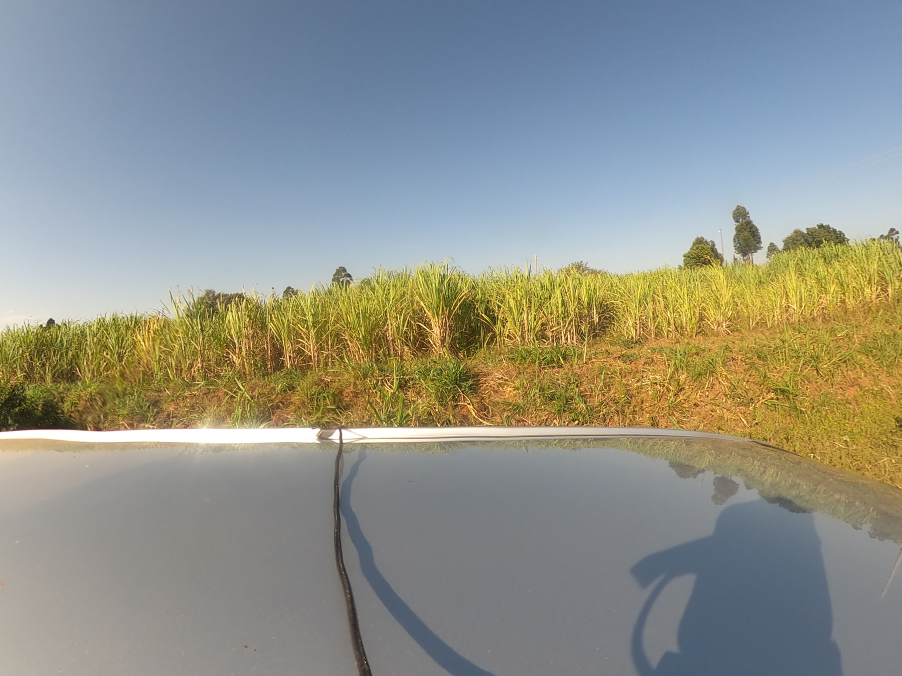
#> input picture example_images/GP__1312.JPG, 2704 x 2028 px (shown at 1/3 size)
$ jupyter execute --allow-errors disabling_autoshape.ipynb   (shell and % lines are left out)   (older library calls are emulated)
#> lines starting #> are read from the running program, lines starting #| are printed output that depends on the picture
### yolov5/utils/datasets.py
# Dataset utils and dataloaders

import glob
import logging
import math
import os
import random
import shutil
import time
from itertools import repeat
from multiprocessing.pool import ThreadPool
from pathlib import Path
from threading import Thread

import cv2
import numpy as np
import torch
import torch.nn.functional as F
from PIL import Image, ExifTags
from torch.utils.data import Dataset
from tqdm import tqdm

from utils.general import check_requirements, xyxy2xywh, xywh2xyxy, xywhn2xyxy, xyn2xy, segment2box, segments2boxes, \
    resample_segments, clean_str
from utils.torch_utils import torch_distributed_zero_first

# Parameters
help_url = 'https://github.com/ultralytics/yolov5/wiki/Train-Custom-Data'
img_formats = ['bmp', 'jpg', 'jpeg', 'png', 'tif', 'tiff', 'dng', 'webp', 'mpo']  # acceptable image suffixes
vid_formats = ['mov', 'avi', 'mp4', 'mpg', 'mpeg', 'm4v', 'wmv', 'mkv']  # acceptable video suffixes
logger = logging.getLogger(__name__)

# Get orientation exif tag
for orientation in ExifTags.TAGS.keys():
    if ExifTags.TAGS[orientation] == 'Orientation':
        break


def get_hash(files):
    # Returns a single hash value of a list of files
    return sum(os.path.getsize(f) for f in files if os.path.isfile(f))


# [42 lines left out: functions exif_size, create_dataloader, not called in this run]


class InfiniteDataLoader(torch.utils.data.dataloader.DataLoader):
    """ Dataloader that reuses workers

    Uses same syntax as vanilla DataLoader
    """

    # [4 lines left out: function __init__, not called in this run]

    def __len__(self):
        return len(self.batch_sampler.sampler)

    def __iter__(self):
        for i in range(len(self)):
            yield next(self.iterator)


class _RepeatSampler(object):
    """ Sampler that repeats forever

    Args:
        sampler (Sampler)
    """

    def __init__(self, sampler):
        self.sampler = sampler

    def __iter__(self):
        while True:
            yield from iter(self.sampler)


class LoadImages:  # for inference
    # [27 lines left out: function __init__, not called in this run]

    def __iter__(self):
        self.count = 0
        return self

    # [42 lines left out: functions __next__, new_video, not called in this run]

    def __len__(self):
        return self.nf  # number of files


class LoadWebcam:  # for inference
    # [13 lines left out: function __init__, not called in this run]

    def __iter__(self):
        self.count = -1
        return self

    # [34 lines left out: function __next__, not called in this run]

    def __len__(self):
        return 0


class LoadStreams:  # multiple IP or RTSP cameras
    # [53 lines left out: functions __init__, update, not called in this run]

    def __iter__(self):
        self.count = -1
        return self

    # [18 lines left out: function __next__, not called in this run]

    def __len__(self):
        return 0  # 1E12 frames = 32 streams at 30 FPS for 30 years


# [4 lines left out: function img2label_paths, not called in this run]


class LoadImagesAndLabels(Dataset):  # for training/testing
    # [163 lines left out: functions __init__, cache_labels, not called in this run]

    def __len__(self):
        return len(self.img_files)

    # [5 lines of commented-out code are left out]

    # [547 lines left out: functions __getitem__, collate_fn, collate_fn4, load_image, augment_hsv, hist_equalize and 11 more, not called in this run]

### yolov5/utils/plots.py
# Plotting utils

import glob
import math
import os
import random
from copy import copy
from pathlib import Path

import cv2
import matplotlib
import matplotlib.pyplot as plt
import numpy as np
import pandas as pd
import seaborn as sns
import torch
import yaml
from PIL import Image, ImageDraw, ImageFont

from utils.general import xywh2xyxy, xyxy2xywh
from utils.metrics import fitness

# Settings
matplotlib.rc('font', **{'size': 11})
matplotlib.use('Agg')  # for writing to files only


class Colors:
    # Ultralytics color palette https://ultralytics.com/
    def __init__(self):
        # hex = matplotlib.colors.TABLEAU_COLORS.values()
        hex = ('FF3838', 'FF9D97', 'FF701F', 'FFB21D', 'CFD231', '48F90A', '92CC17', '3DDB86', '1A9334', '00D4BB',
               '2C99A8', '00C2FF', '344593', '6473FF', '0018EC', '8438FF', '520085', 'CB38FF', 'FF95C8', 'FF37C7')
        self.palette = [self.hex2rgb('#' + c) for c in hex]
        self.n = len(self.palette)

    def __call__(self, i, bgr=False):
        c = self.palette[int(i) % self.n]
        return (c[2], c[1], c[0]) if bgr else c

    @staticmethod
    def hex2rgb(h):  # rgb order (PIL)
        return tuple(int(h[1 + i:1 + i + 2], 16) for i in (0, 2, 4))


colors = Colors()  # create instance for 'from utils.plots import colors'


# [400 lines left out: functions hist2d, butter_lowpass_filtfilt, plot_one_box, plot_one_box_PIL, plot_wh_methods, output_to_target and 10 more, not called in this run]

### gcp/disabling_autoshape.ipynb
# Disabling Autoshape

The yolov5 model takes an image as input. The AutoShape functionality allows this image to be of any size and type, however because of this it's not possible to convert the end-to-end model with AutoShape into TorchScript.

This notebook takes out the appropriate parts of AutoShape into functions and verifies the behaviour is unchanged.

[cell 1]
import sys
sys.path.insert(0,'../street2sat_utils/')

[cell 2]
import torch
import numpy as np
import cv2
from yolov5 import hubconf
from yolov5.utils.datasets import letterbox
from yolov5.utils.general import make_divisible, non_max_suppression, scale_coords
#> (the rest of this cell did not finish here and is left out)

[cell 3]
img1_path = '../example_images/GP__1312.JPG'
img2_path = '../example_images/GP__1313.JPG'
img3_path = '../example_images/GP__1314.JPG'

img1 = cv2.cvtColor(cv2.imread(img1_path), cv2.COLOR_BGR2RGB)
img2 = cv2.cvtColor(cv2.imread(img2_path), cv2.COLOR_BGR2RGB)
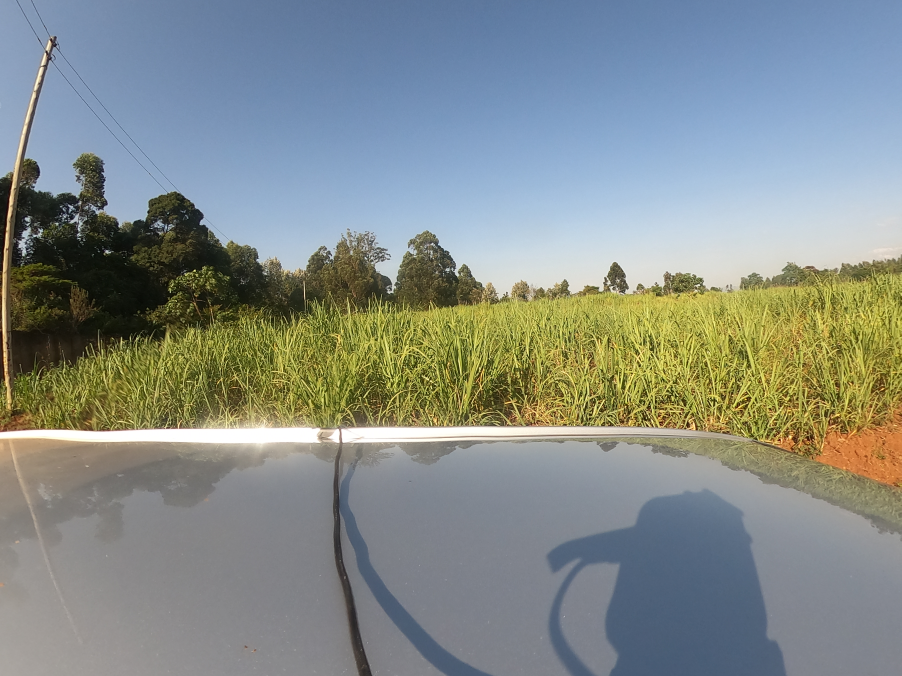
#> input picture example_images/GP__1313.JPG, 2704 x 2028 px (shown at 1/3 size)
img3 = cv2.cvtColor(cv2.imread(img3_path), cv2.COLOR_BGR2RGB)
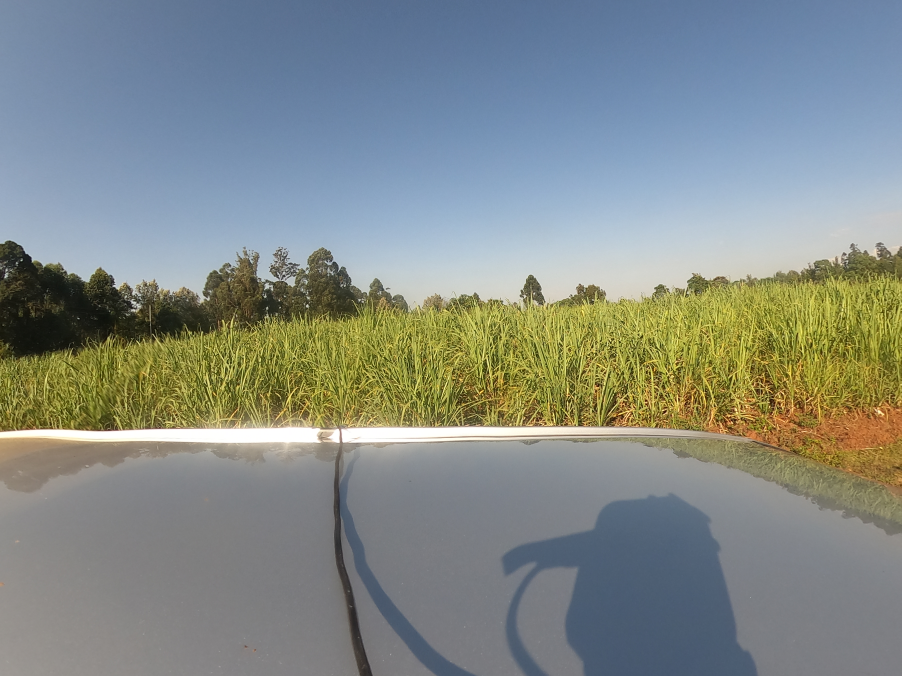
#> input picture example_images/GP__1314.JPG, 2704 x 2028 px (shown at 1/3 size)
print(img1.shape, img2.shape, img3.shape)
#| (2028, 2704, 3) (2028, 2704, 3) (2028, 2704, 3)

## Loading models

#> (a cell that did not finish here is left out)
